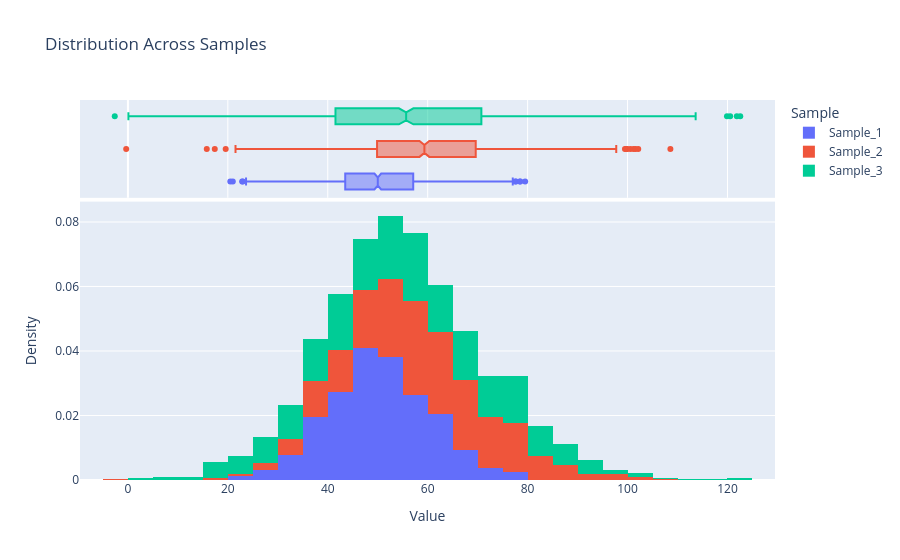

Write notebook code for a chart like this one.
### Code cell
import plotly.express as px

# Create a plotly figure
fig = px.histogram(
    data_long,
    x="Value",
    color="Sample",
    nbins=30,
    histnorm="probability density",  # Normalized histogram for density
    marginal="box",  # Optional: adds boxplots for each sample
    title="Distribution Across Samples"
)

fig.update_layout(xaxis_title="Value", yaxis_title="Density")
fig.show()

### Figure 1 — Plotly figure (JSON) as saved in the notebook; plotly's stock layout.template omitted (floating-point values rounded to 4 significant figures; data arrays with more than 128 entries replaced by an {"elided": "..."} marker saying what was removed)
{"data": [{"alignmentgroup": "True", "bingroup": "x", "histnorm": "probability density", "hovertemplate": "Sample=Sample_1<br>Value=%{x}<br>probability density=%{y}<extra></extra>", "legendgroup": "Sample_1", "marker": {"color": "#636efa", "pattern": {"shape": ""}}, "name": "Sample_1", "nbinsx": 30, "offsetgroup": "Sample_1", "orientation": "v", "showlegend": true, "type": "histogram", "x": {"elided": "1000 float values"}, "xaxis": "x", "yaxis": "y"}, {"alignmentgroup": "True", "hovertemplate": "Sample=Sample_1<br>Value=%{x}<extra></extra>", "legendgroup": "Sample_1", "marker": {"color": "#636efa"}, "name": "Sample_1", "notched": true, "offsetgroup": "Sample_1", "showlegend": false, "type": "box", "x": {"elided": "1000 float values"}, "xaxis": "x2", "yaxis": "y2"}, {"alignmentgroup": "True", "bingroup": "x", "histnorm": "probability density", "hovertemplate": "Sample=Sample_2<br>Value=%{x}<br>probability density=%{y}<extra></extra>", "legendgroup": "Sample_2", "marker": {"color": "#EF553B", "pattern": {"shape": ""}}, "name": "Sample_2", "nbinsx": 30, "offsetgroup": "Sample_2", "orientation": "v", "showlegend": true, "type": "histogram", "x": {"elided": "1000 float values"}, "xaxis": "x", "yaxis": "y"}, {"alignmentgroup": "True", "hovertemplate": "Sample=Sample_2<br>Value=%{x}<extra></extra>", "legendgroup": "Sample_2", "marker": {"color": "#EF553B"}, "name": "Sample_2", "notched": true, "offsetgroup": "Sample_2", "showlegend": false, "type": "box", "x": {"elided": "1000 float values"}, "xaxis": "x2", "yaxis": "y2"}, {"alignmentgroup": "True", "bingroup": "x", "histnorm": "probability density", "hovertemplate": "Sample=Sample_3<br>Value=%{x}<br>probability density=%{y}<extra></extra>", "legendgroup": "Sample_3", "marker": {"color": "#00cc96", "pattern": {"shape": ""}}, "name": "Sample_3", "nbinsx": 30, "offsetgroup": "Sample_3", "orientation": "v", "showlegend": true, "type": "histogram", "x": {"elided": "1000 float values"}, "xaxis": "x", "yaxis": "y"}, {"alignmentgroup": "True", "hovertemplate": "Sample=Sample_3<br>Value=%{x}<extra></extra>", "legendgroup": "Sample_3", "marker": {"color": "#00cc96"}, "name": "Sample_3", "notched": true, "offsetgroup": "Sample_3", "showlegend": false, "type": "box", "x": {"elided": "1000 float values"}, "xaxis": "x2", "yaxis": "y2"}], "layout": {"barmode": "relative", "legend": {"title": {"text": "Sample"}, "tracegroupgap": 0}, "title": {"text": "Distribution Across Samples"}, "xaxis": {"anchor": "y", "domain": [0, 1], "title": {"text": "Value"}}, "xaxis2": {"anchor": "y2", "domain": [0, 1], "matches": "x", "showgrid": true, "showticklabels": false}, "yaxis": {"anchor": "x", "domain": [0, 0.7326], "title": {"text": "Density"}}, "yaxis2": {"anchor": "x2", "domain": [0.7426, 1], "matches": "y2", "showgrid": false, "showline": false, "showticklabels": false, "ticks": ""}}}
